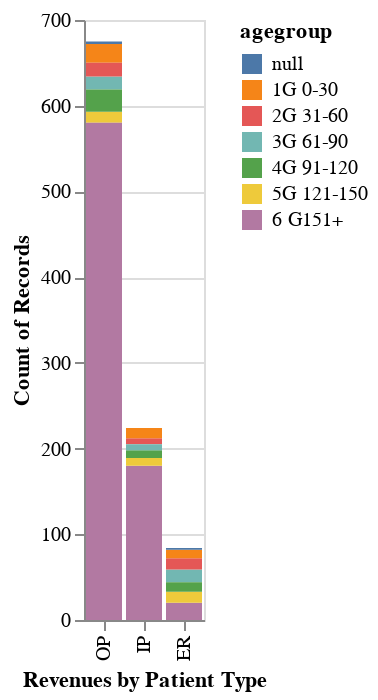

Here is the notebook cell this chart was saved with:
### Code cell
import altair as alt
dflm=pd.read_excel('dflowtomid.xlsx')

alt.Chart(dflm).mark_bar().encode(
    x=alt.X('Patient Type', title='Revenues by Patient Type', sort=alt.EncodingSortField(
        field='revenues',
        op='count',
        order='descending')),
    y='count(revenues)',
    color='agegroup:N'
)

### Figure 1 — Vega-Lite specification as saved in the notebook (floating-point values rounded to 4 significant figures; data arrays with more than 128 entries replaced by an {"elided": "..."} marker saying what was removed)
{"config": {"view": {"continuousWidth": 400, "continuousHeight": 300}}, "data": {"name": "data-0d9d4c70c17fe2672e4276bd83e766bd"}, "mark": "bar", "encoding": {"color": {"type": "nominal", "field": "agegroup"}, "x": {"type": "nominal", "field": "Patient Type", "sort": {"field": "revenues", "op": "count", "order": "descending"}, "title": "Revenues by Patient Type"}, "y": {"type": "quantitative", "aggregate": "count", "field": "revenues"}}, "$schema": "https://vega.github.io/schema/vega-lite/v4.8.1.json", "datasets": {"data-0d9d4c70c17fe2672e4276bd83e766bd": {"elided": "983 records"}}}
